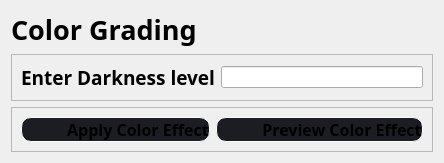
                  <widget class="QWidget" name="color_page">
                   <layout class="QVBoxLayout" name="verticalLayout_18">
                    <item>
                     <widget class="QLabel" name="label_10">
                      <property name="maximumSize">
                       <size>
                        <width>16777215</width>
                        <height>90</height>
                       </size>
                      </property>
                      <property name="font">
                       <font>
                        <family>Segoe UI Black</family>
                        <pointsize>20</pointsize>
                        <weight>75</weight>
                        <bold>true</bold>
                       </font>
                      </property>
                      <property name="text">
                       <string>Color Grading</string>
                      </property>
                     </widget>
                    </item>
                    <item>
                     <widget class="QFrame" name="frame_31">
                      <property name="frameShape">
                       <enum>QFrame::StyledPanel</enum>
                      </property>
                      <property name="frameShadow">
                       <enum>QFrame::Raised</enum>
                      </property>
                      <layout class="QHBoxLayout" name="horizontalLayout_16">
                       <item>
                        <widget class="QLabel" name="label_9">
                         <property name="font">
                          <font>
                           <family>Segoe UI Black</family>
                           <pointsize>14</pointsize>
                           <weight>75</weight>
                           <bold>true</bold>
                          </font>
                         </property>
                         <property name="text">
                          <string>Enter Darkness level</string>
                         </property>
                        </widget>
                       </item>
                       <item>
                        <widget class="QLineEdit" name="darkness_value"/>
                       </item>
                      </layout>
                     </widget>
                    </item>
                    <item>
                     <widget class="QFrame" name="frame_32">
                      <property name="frameShape">
                       <enum>QFrame::StyledPanel</enum>
                      </property>
                      <property name="frameShadow">
                       <enum>QFrame::Raised</enum>
                      </property>
                      <layout class="QHBoxLayout" name="horizontalLayout_17">
                       <item>
                        <widget class="QPushButton" name="btn_applycoloreffect">
                         <property name="font">
                          <font>
                           <family>Segoe UI Black</family>
                           <pointsize>12</pointsize>
                           <weight>75</weight>
                           <bold>true</bold>
                          </font>
                         </property>
                         <property name="styleSheet">
                          <string notr="true">QPushButton {	
	
    background-repeat: no-repeat;
	border:1px solid white;
	border-radius:10px;
	background-color: rgb(27, 29, 35);
	text-align: center;
	padding-left: 45px;
}
QPushButton:hover {
	background-color: rgb(33, 37, 43);
	border-left: 28px solid rgb(33, 37, 43);
}
QPushButton:pressed {	
	background-color: rgb(85, 170, 255);
	border-left: 28px solid rgb(85, 170, 255);
}</string>
                         </property>
                         <property name="text">
                          <string>Apply Color Effect</string>
                         </property>
                        </widget>
                       </item>
                       <item>
                        <widget class="QPushButton" name="btn_previewcoloreffect">
                         <property name="font">
                          <font>
                           <family>Segoe UI Black</family>
                           <pointsize>12</pointsize>
                           <weight>75</weight>
                           <bold>true</bold>
                          </font>
                         </property>
                         <property name="styleSheet">
                          <string notr="true">QPushButton {	
	
    background-repeat: no-repeat;
	border:1px solid white;
	border-radius:10px;
	background-color: rgb(27, 29, 35);
	text-align: center;
	padding-left: 45px;
}
QPushButton:hover {
	background-color: rgb(33, 37, 43);
	border-left: 28px solid rgb(33, 37, 43);
}
QPushButton:pressed {	
	background-color: rgb(85, 170, 255);
	border-left: 28px solid rgb(85, 170, 255);
}</string>
                         </property>
                         <property name="text">
                          <string>Preview Color Effect</string>
                         </property>
                        </widget>
                       </item>
                      </layout>
                     </widget>
                    </item>
                   </layout>
                  </widget>
